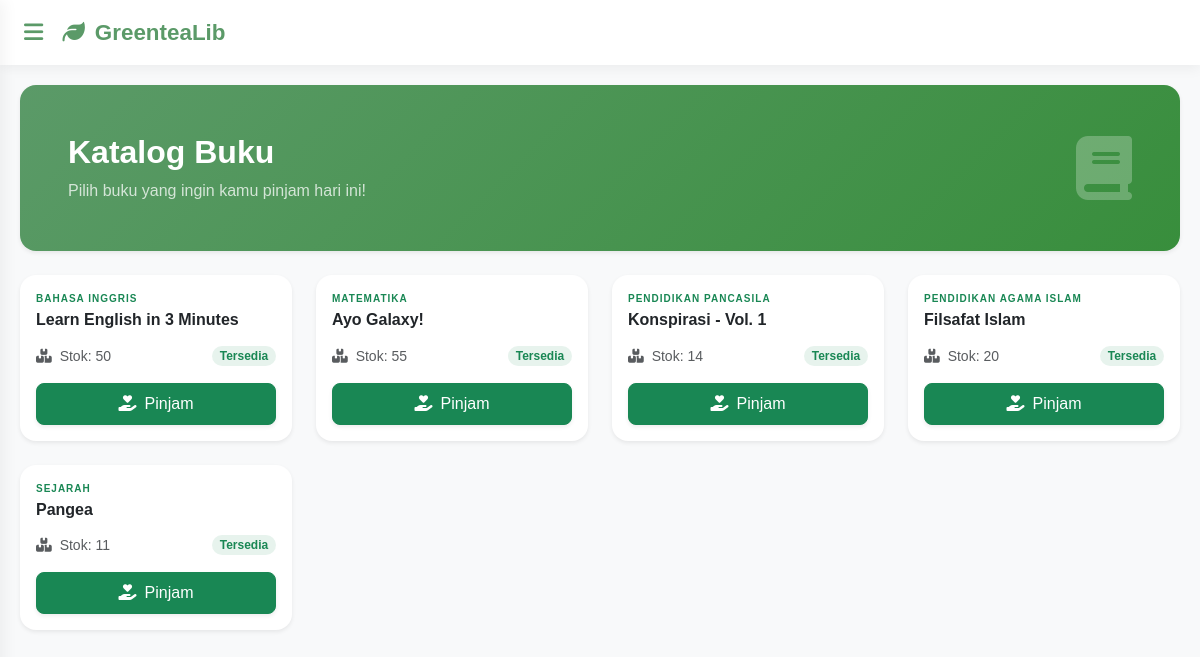
/Views/V_KatalogBuku.php (signed in), run on the app's committed database.
### tables this page shows
CREATE TABLE `buku` (
  `id` int(11) NOT NULL,
  `judul` varchar(255) NOT NULL,
  `kategori` enum('Matematika','Bahasa Indonesia','Bahasa Inggris','Pendidikan Agama Islam','Bahasa Sunda','Sejarah','Pendidikan Pancasila','Wirausaha','Akutansi') DEFAULT NULL,
  `stok` int(11) DEFAULT 0
);

### Controllers/C_Buku.php (called while the page is built, shortened)
<?php
include_once '../Models/M_Buku.php';
$buku = new M_Buku();
try{
    if(!empty($_GET['aksi'])){
        if(!($_GET['aksi'] == 'hapus')){
            if($_GET['aksi'] == 'edit'){
                $id = $_GET['id'];
                $bukus = $buku->SHOW_BUKU_BY_ID($id);
                include_once '../Views/V_UpdateBuku.php';
            }else{
                $id = $_POST['id'];
                $judul = $_POST['judul'];
                $kategori = $_POST['kategori'];
                $stok = $_POST['stok'];
                if($_GET['aksi'] == 'tambah'){
                    $buku->ADD_BUKU($id, $judul, $kategori, $stok);
                }elseif($_GET['aksi'] == 'update'){
                    $buku->UPDATE_BUKU($id, $judul, $kategori, $stok);
                }
            }
        }else{
        	$id = $_GET['id'];
        	$buku->DELETE_BUKU($id);
        }
    }else{
        $bukus = $buku->SHOW_BUKU();
    }
}catch(Exception $e){
    echo $e->getMessage();
}

### Models/M_Connect.php (called while the page is built, shortened)
<?php
class M_Connect
{
	private $host = "localhost",
	$username = "root",
	$pass = "",
	$db = "aqxua_lib";
	function __construct()
	{
		$this->connect = mysqli_connect($this->host, $this->username, $this->pass, $this->db);
		if ($this->connect)
		{
			return $this->connect;
		}else{
			echo mysqli_connect_error();
		}
	}
}

### Models/M_Buku.php (called while the page is built, shortened)
<?php
include_once 'M_Connect.php';
class M_Buku{
    public function SHOW_BUKU()
    {
        $conn = new M_Connect();
        $sql = 'SELECT * FROM buku';
        $post = mysqli_query($conn->connect, $sql);
        if($post->num_rows > 0){
            while ($data = mysqli_fetch_object($post)){
                $result[] = $data;
            }
            return $result;
        }
    }
}

### Views/V_KatalogBuku.php (the view)
<?php
    include_once '../Controllers/C_Buku.php';
    include_once 'HEADER.php';
?>
    <div class="row mb-4">
        <div class="col-12">
            <div class="p-5 rounded-4 shadow-sm text-white d-flex align-items-center justify-content-between" style="background: linear-gradient(135deg, var(--green-tea), var(--green-tea-dark));">
                <div>
                    <h2 class="fw-bold mb-2">Katalog Buku</h2>
                    <p class="mb-0 opacity-75">Pilih buku yang ingin kamu pinjam hari ini!</p>
                </div>
                <div class="d-none d-md-block">
                    <i class="fas fa-book fa-4x opacity-25"></i>
                </div>
            </div>
        </div>
    </div>
    <div class="row g-4">
        <?php
            if(!empty($bukus)){
                foreach ($bukus as $data){ ?>
                <div class="col-12 col-sm-6 col-md-4 col-lg-3">
                    <div class="card h-100 shadow-sm border-0 rounded-4 card-book-hover transition-all">
                        <div class="card-body d-flex flex-column pt-3">
                            <span class="text-uppercase text-success fw-bold mb-1" style="font-size: 10px; letter-spacing: 1px;">
                                <?= $data->kategori ?>
                            </span>
                            <h6 class="card-title fw-bold mb-3 text-dark">
                                <?= $data->judul ?>
                            </h6>
                            <div class="mt-auto mb-3 d-flex justify-content-between align-items-center">
                                <div class="small">
                                    <i class="fas fa-boxes text-muted me-1"></i>
                                    <span class="text-muted">Stok: <?= $data->stok ?></span>
                                </div>
                                <?php if ($data->stok > 0) { ?>
                                    <span class="badge rounded-pill bg-success bg-opacity-10 text-success small">Tersedia</span>
                                <?php }else { ?>
                                    <span class="badge rounded-pill bg-danger bg-opacity-10 text-danger small">Habis</span>
                                <?php } ?>
                            </div>
                            <a href="../Controllers/C_Transaksi.php?aksi=pinjam&id_buku=<?= $data->id ?>" class="btn <?= $data->stok > 0 ? 'btn-success' : 'btn-secondary disabled' ?> w-100 rounded-3 shadow-sm py-2">
                                <i class="fas fa-hand-holding-heart me-2"></i>Pinjam
                            </a>
                        </div>
                    </div>
                </div>
        <?php }}else{
            echo '<p class="text-center text-muted">Buku sedang kosong!</p>';
        } ?>
    </div>
<?php include_once 'FOOTER.php'; ?>

### Views/HEADER.php (style rules this page uses)
:root { --green-tea: #5B9A68; --green-tea-dark: #388E3C; --green-tea-soft: #F1F8E9; --text-dark: #333333; --white: #ffffff; }
body { margin: 0; font-family: 'Poppins', sans-serif; background: #f8f9fa; color: var(--text-dark); }

### data on the page
buku: kategori "BAHASA INGGRIS", judul "Learn English in 3 Minutes", stok "50", shows "Tersedia"
buku: kategori "MATEMATIKA", judul "Ayo Galaxy!", stok "55", shows "Tersedia"
buku: kategori "PENDIDIKAN PANCASILA", judul "Konspirasi - Vol. 1", stok "14", shows "Tersedia"
buku: kategori "PENDIDIKAN AGAMA ISLAM", judul "Filsafat Islam", stok "20", shows "Tersedia"
buku: kategori "SEJARAH", judul "Pangea", stok "11", shows "Tersedia"
